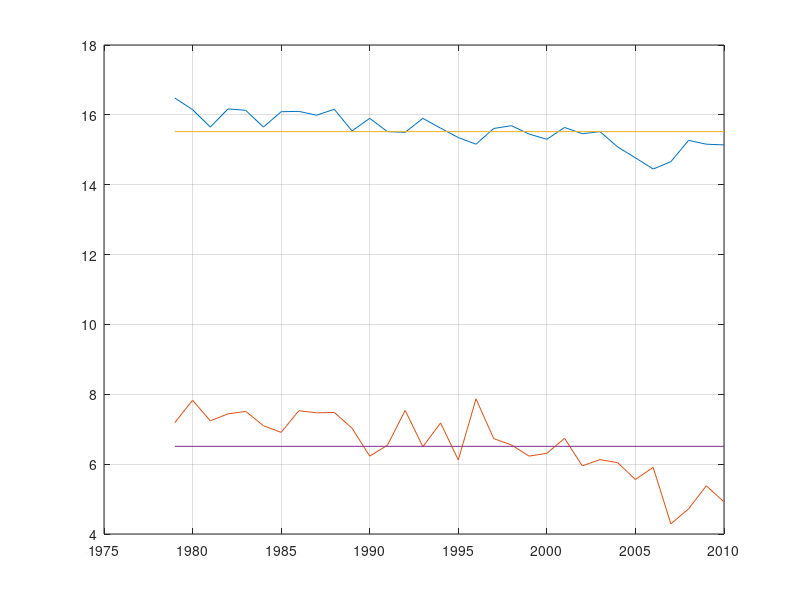

MATLAB code to generate this figure:
%Shay Sackett MATLAB ENGR 156
%Problem 8.9 asks us various questions about artic sea ice
%Part A:

year = 1979:2010; %create a vector of the years
sept_avg = [7.19 , 7.83 , 7.24 , 7.44 , 7.51 , 7.1 , 6.91 , 7.53 , 7.47 , 7.48 , 7.03 , 6.23 , 6.54 , 7.54 , 6.5 , 7.18 , 6.12 , 7.87 , 6.73 , 6.55 , 6.23 , 6.31 , 6.74 , 5.95 , 6.13 , 6.04 , 5.56 , 5.91 , 4.29 , 4.72 , 5.38 , 4.92 , 4.61 , 3.62 , 5.35 , 5.28 , 4.63
]; 
mar_avg = [16.48 , 16.15 , 15.65 , 16.17 , 16.13 , 15.65 , 16.09 , 16.1 , 15.99 , 16.16 , 15.54 , 15.9 , 15.52 , 15.5 , 15.9 , 15.62 , 15.35 , 15.16 , 15.61 , 15.69 , 15.45 , 15.3 , 15.64 , 15.46 , 15.52 , 15.08 , 14.77 , 14.45 , 14.66 , 15.27 , 15.16 , 15.14 , 14.6 , 15.26 , 15.1 , 14.83 , 14.39 , 14.43
]; % Get monthly averages, values pulled from excel

plot(year, mar_avg(1:32), year,sept_avg(1:32)) %Plot year vs February and September averages, from 1979:2010. Make sure month values are only pulling 31 values from matrix 
grid on
hold on
x_points = [1979 2010] %define the x and y coordinates for the average line in march and september
y_mar = [15.52 15.52];
y_sept = [6.51 6.51];

plot(x_points,y_mar,x_points,y_sept) %plot the mean lines for september and march

%% Part B: 
% use the find command to find which years exceeded the average september
% values for 1979-2010

year(find(sept_avg > y_sept(1,1))) %use find to find when the september average is larger than the month of september for the data we have. Find gives an index value, so plug that index value back into year to get what years this happened.  


%% Part C: 
% use the find command to find which years exceeded the average september
% values for 1979-2010

year(find(mar_avg(1:32) < 15.52)) %use find to find when the march average is larger than the month of march for the data we have. Find gives an index value, so plug that index value back into year to get what years this happened.  
